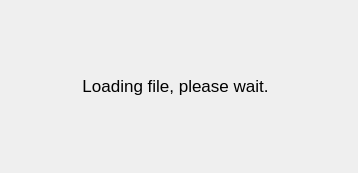
<?xml version="1.0" encoding="UTF-8"?>
<ui version="4.0">
 <class>Form</class>
 <widget class="QWidget" name="Form">
  <property name="geometry">
   <rect>
    <x>0</x>
    <y>0</y>
    <width>358</width>
    <height>173</height>
   </rect>
  </property>
  <property name="windowTitle">
   <string>Form</string>
  </property>
  <widget class="QLabel" name="label">
   <property name="geometry">
    <rect>
     <x>60</x>
     <y>50</y>
     <width>231</width>
     <height>71</height>
    </rect>
   </property>
   <property name="font">
    <font>
     <pointsize>13</pointsize>
    </font>
   </property>
   <property name="text">
    <string>Loading file, please wait.</string>
   </property>
   <property name="alignment">
    <set>Qt::AlignCenter</set>
   </property>
  </widget>
 </widget>
 <resources/>
 <connections/>
</ui>
